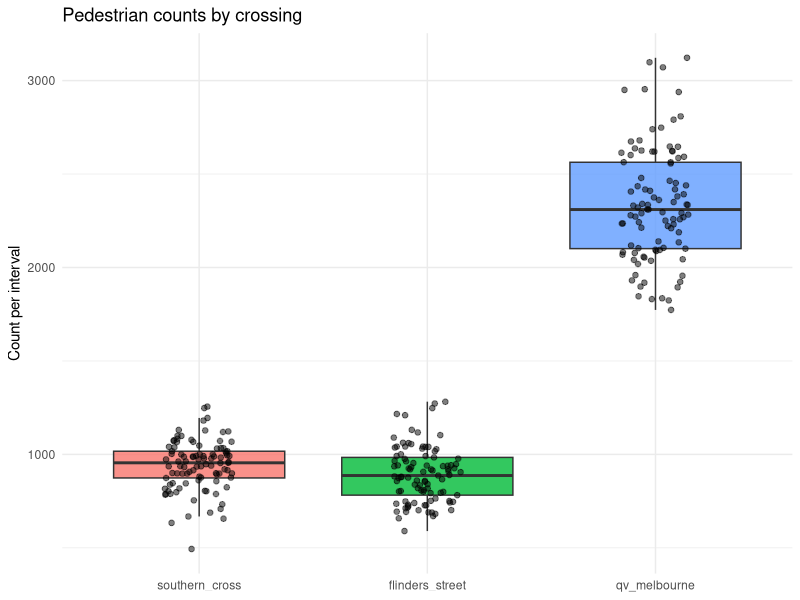
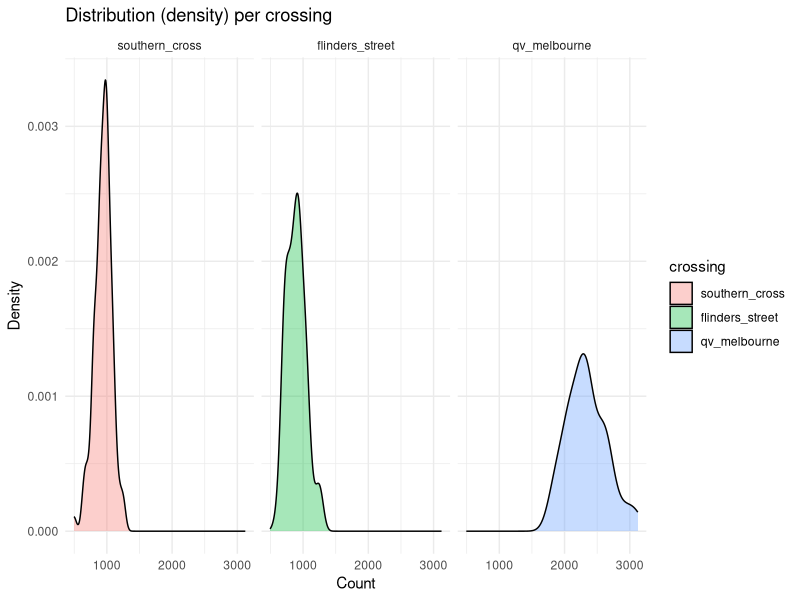
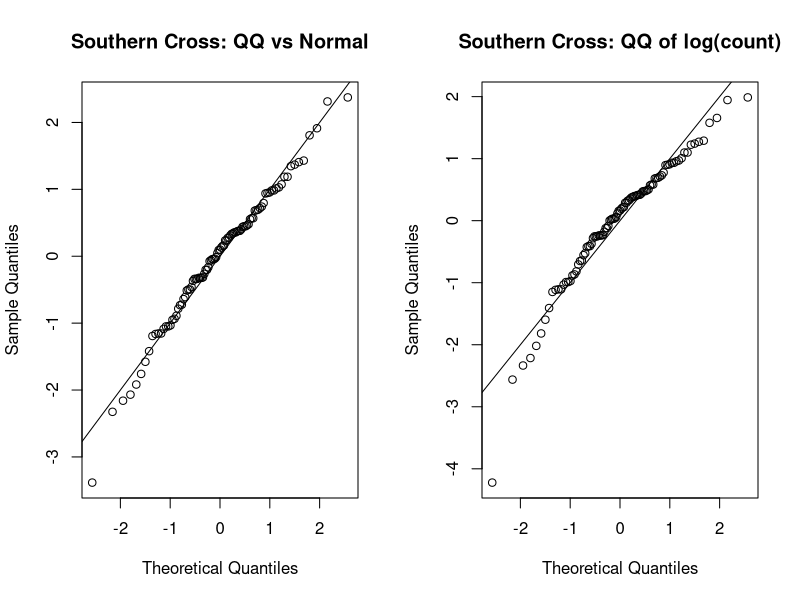
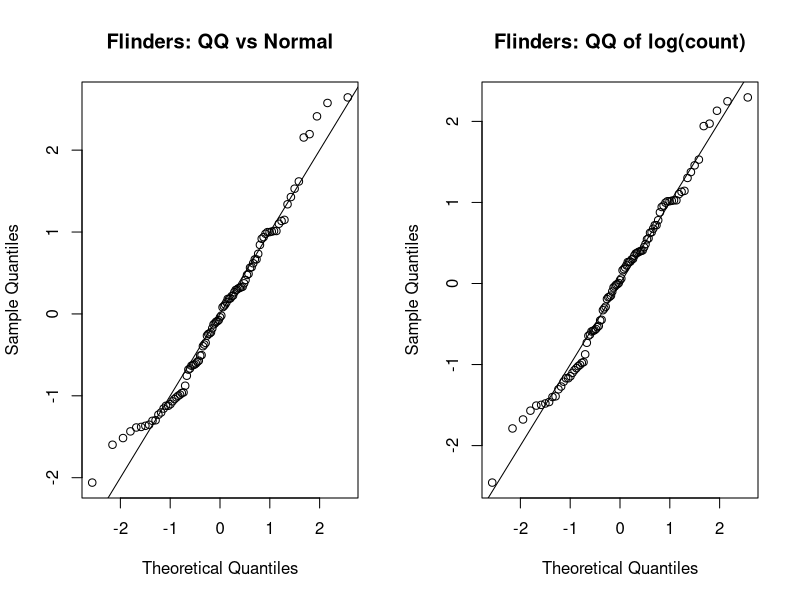
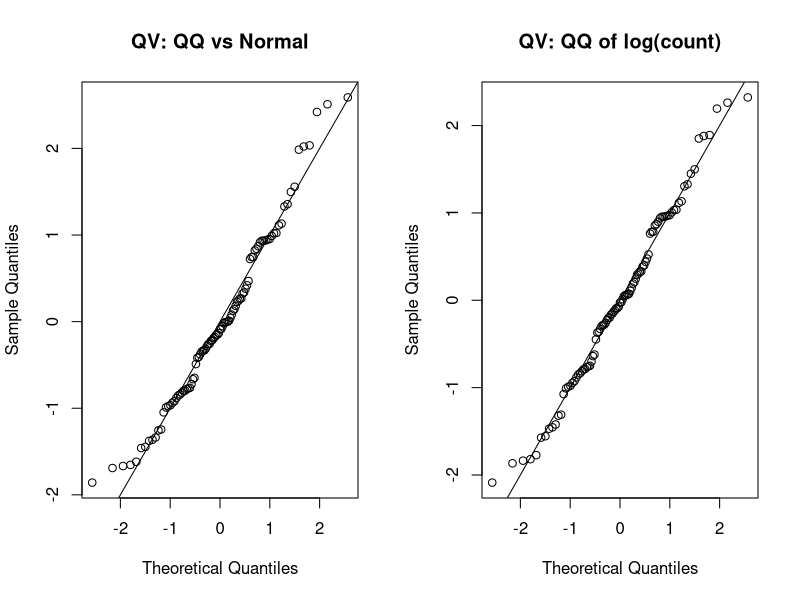
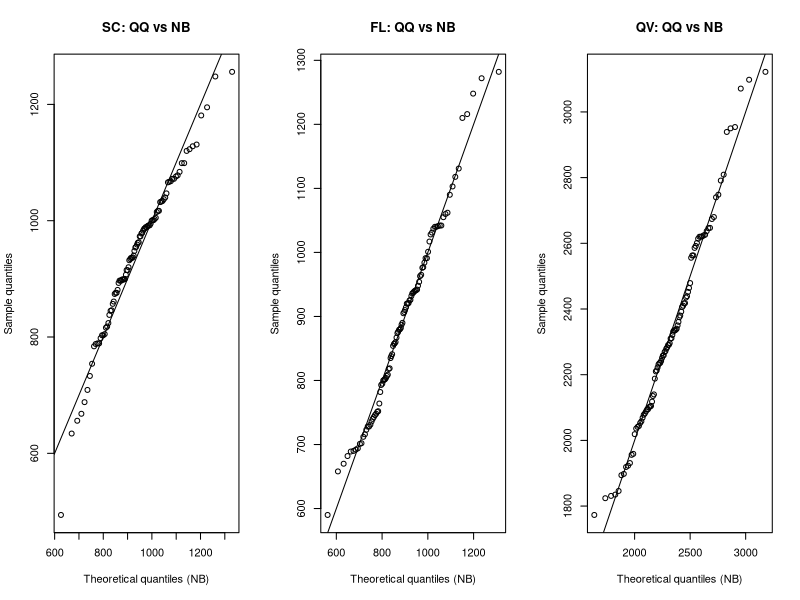

Here is the R script that generated these plots, in order:
## ---- chunk 1
#| label: setup
#| include: false
#| echo: false
#| message: false
#| warning: false

knitr::opts_chunk$set(fig.align = "center", fig.width = 8, fig.height = 5, dpi = 150)

library(tidyverse)
library(boot)
library(MASS)

set.seed(355435)  

B <- 5000
## ---- chunk 2
pedestrian_df <- read.csv(here::here("data/pedestrians.csv"))
## ---- chunk 3
pedestrian_long <- pedestrian_df %>%
  mutate(obs = row_number()) %>%
  pivot_longer(-obs, names_to = "crossing", values_to = "count") %>%
  mutate(crossing = factor(crossing,
                           levels = c("southern_cross","flinders_street","qv_melbourne")))

# Box + jitter (great manager slide)
ggplot(pedestrian_long, aes(x = crossing, y = count, fill = crossing)) +
  geom_boxplot(outlier.shape = NA, alpha = 0.8) +
  geom_jitter(width = 0.15, alpha = 0.5, size = 1.6) +
  labs(title = "Pedestrian counts by crossing", x = NULL, y = "Count per interval") +
  theme_minimal() + theme(legend.position = "none")

# Density (shape of distributions)
ggplot(pedestrian_long, aes(x = count, fill = crossing)) +
  geom_density(alpha = 0.35) +
  facet_wrap(~ crossing, scales = "fixed") +
  labs(title = "Distribution (density) per crossing", x = "Count", y = "Density") +
  theme_minimal()

## ---- chunk 4
desc <- pedestrian_long |>
  group_by(crossing) |>
  summarise(
    n     = n(),
    mean  = mean(count),
    median= median(count),
    sd    = sd(count),
    min   = min(count),
    max   = max(count),
    iqr   = IQR(count),
    .groups = "drop"
)

## ---- chunk 5
# Southern Cross
sc <- pedestrian_df$southern_cross
fit_sc_norm <- fitdistr(sc, "normal")
fit_sc_logn <- fitdistr(sc, "lognormal")
sc_models <- tibble(
  crossing = "southern_cross",
  model    = c("normal","lognormal"),
  logLik   = c(logLik(fit_sc_norm)[1], logLik(fit_sc_logn)[1]),
  
  mean_est = c(
    unname(fit_sc_norm$estimate["mean"]),
    exp(fit_sc_logn$estimate["meanlog"] + 0.5*fit_sc_logn$estimate["sdlog"]^2)),
  
  sd_est   = c(
    unname(fit_sc_norm$estimate["sd"]),
    sqrt((exp(fit_sc_logn$estimate["sdlog"]^2) - 1) *
         exp(2*fit_sc_logn$estimate["meanlog"] + fit_sc_logn$estimate["sdlog"]^2))))

# Flinders Street
fl <- pedestrian_df$flinders_street
fit_fl_norm <- fitdistr(fl, "normal")
fit_fl_logn <- fitdistr(fl, "lognormal")
fl_models <- tibble(
  crossing = "flinders_street",
  model    = c("normal","lognormal"),
  logLik   = c(logLik(fit_fl_norm)[1], logLik(fit_fl_logn)[1]),
  
  mean_est = c(
    unname(fit_fl_norm$estimate["mean"]),
    exp(fit_fl_logn$estimate["meanlog"] + 0.5*fit_fl_logn$estimate["sdlog"]^2)),
  
  sd_est   = c(
    unname(fit_fl_norm$estimate["sd"]),
    sqrt((exp(fit_fl_logn$estimate["sdlog"]^2) - 1) *
         exp(2*fit_fl_logn$estimate["meanlog"] + fit_fl_logn$estimate["sdlog"]^2))))

# QV Melbourne
qv <- pedestrian_df$qv_melbourne
fit_qv_norm <- fitdistr(qv, "normal")
fit_qv_logn <- fitdistr(qv, "lognormal")
qv_models <- tibble::tibble(
  crossing = "qv_melbourne",
  model    = c("normal","lognormal"),
  logLik   = c(logLik(fit_qv_norm)[1], logLik(fit_qv_logn)[1]),
  
  mean_est = c(
    unname(fit_qv_norm$estimate["mean"]),
    exp(fit_qv_logn$estimate["meanlog"] + 0.5*fit_qv_logn$estimate["sdlog"]^2)),
  
  sd_est   = c(
    unname(fit_qv_norm$estimate["sd"]),
    sqrt((exp(fit_qv_logn$estimate["sdlog"]^2) - 1) *
         exp(2*fit_qv_logn$estimate["meanlog"] + fit_qv_logn$estimate["sdlog"]^2))))

mle_fits <- bind_rows(sc_models, fl_models, qv_models) |>
  arrange(crossing, desc(logLik))

mle_fits
## ---- chunk 6
par(mfrow = c(1,2))

# Southern Cross
qqnorm((sc - fit_sc_norm$estimate["mean"])/fit_sc_norm$estimate["sd"],
       main="Southern Cross: QQ vs Normal"); abline(0,1)
qqnorm((log(sc) - fit_sc_logn$estimate["meanlog"])/fit_sc_logn$estimate["sdlog"],
       main="Southern Cross: QQ of log(count)"); abline(0,1)

## Flinders
qqnorm((fl - fit_fl_norm$estimate["mean"]) / fit_fl_norm$estimate["sd"],
       main = "Flinders: QQ vs Normal"); abline(0, 1)

qqnorm((log(fl) - fit_fl_logn$estimate["meanlog"]) / fit_fl_logn$estimate["sdlog"],
       main = "Flinders: QQ of log(count)"); abline(0, 1)


## QV
qqnorm((qv - fit_qv_norm$estimate["mean"]) / fit_qv_norm$estimate["sd"],
       main = "QV: QQ vs Normal"); abline(0, 1)

qqnorm((log(qv) - fit_qv_logn$estimate["meanlog"]) / fit_qv_logn$estimate["sdlog"],
       main = "QV: QQ of log(count)"); abline(0, 1)


## ---- chunk 7
fit_sc_nb <- fitdistr(sc, "Negative Binomial")
fit_fl_nb <- fitdistr(fl, "Negative Binomial")
fit_qv_nb <- fitdistr(qv, "Negative Binomial")

qq_nb <- function(x, size, mu, main = "QQ vs Negative Binomial"){
  n  <- length(x)
  xs <- sort(x)
  p  <- (seq_len(n) - 0.5) / n
  qt <- qnbinom(p, size = size, mu = mu)
  plot(qt, xs, xlab = "Theoretical quantiles (NB)",
       ylab = "Sample quantiles", main = main)
  abline(0, 1)
}

par(mfrow = c(1,3))
qq_nb(sc, fit_sc_nb$estimate["size"], fit_sc_nb$estimate["mu"], "SC: QQ vs NB")
qq_nb(fl, fit_fl_nb$estimate["size"], fit_fl_nb$estimate["mu"], "FL: QQ vs NB")
qq_nb(qv, fit_qv_nb$estimate["size"], fit_qv_nb$estimate["mu"], "QV: QQ vs NB")
par(mfrow = c(1,1))

## ---- chunk 8

t.test(pedestrian_df$qv_melbourne, pedestrian_df$southern_cross,  paired = TRUE)  # QV - SC
t.test(pedestrian_df$qv_melbourne, pedestrian_df$flinders_street, paired = TRUE)  # QV - FL
t.test(pedestrian_df$southern_cross, pedestrian_df$flinders_street, paired = TRUE) # SC - FL

boot_stat_diff_paired <- function(d, idx){
  dd <- d[idx, , drop = FALSE]
  mean(dd[,1] - dd[,2])                 
}

boot_pair <- function(x, y, B = 5000, conf = 0.95){
  b  <- boot(data = cbind(x, y), statistic = boot_stat_diff_paired, R = B)
  ci <- boot.ci(b, conf = conf, type = "perc")
  tibble(
    est_diff = b$t0,
    se_boot  = sd(b$t),
    lo_perc  = unname(ci$percent[4]),
    hi_perc  = unname(ci$percent[5]))
}

paired_boot_table <- bind_rows(
  boot_pair(pedestrian_df$qv_melbourne,    pedestrian_df$southern_cross)  |> dplyr::mutate(contrast = "QV - SC"),
  boot_pair(pedestrian_df$qv_melbourne,    pedestrian_df$flinders_street) |> dplyr::mutate(contrast = "QV - FL"),
  boot_pair(pedestrian_df$southern_cross,  pedestrian_df$flinders_street) |> dplyr::mutate(contrast = "SC - FL")) |>
  relocate(contrast)
paired_boot_table
## ---- chunk 9
pedestrian_long %>%
  group_by(crossing) %>%
  summarise(q90 = quantile(count, 0.9))

## ---- chunk 10

# function to calculate 90th percentile
q90_fn <- function(data, i) quantile(data[i], 0.9)

# example for Flinders
fl_boot <- boot(pedestrian_df$flinders_street, q90_fn, R = 1000)
ci_fl <- boot.ci(fl_boot, type = "perc")
round(ci_fl$percent[4:5], 2)

# Southern Cross
sc_boot <- boot(pedestrian_df$southern_cross, q90_fn, R = 1000)
ci_sc <- boot.ci(sc_boot, type = "perc")
round(ci_sc$percent[4:5], 2)


# QV
qv_boot <- boot(pedestrian_df$qv, q90_fn, R = 1000)
ci_qv <- boot.ci(qv_boot, type = "perc")
round(ci_qv$percent[4:5], 2)
